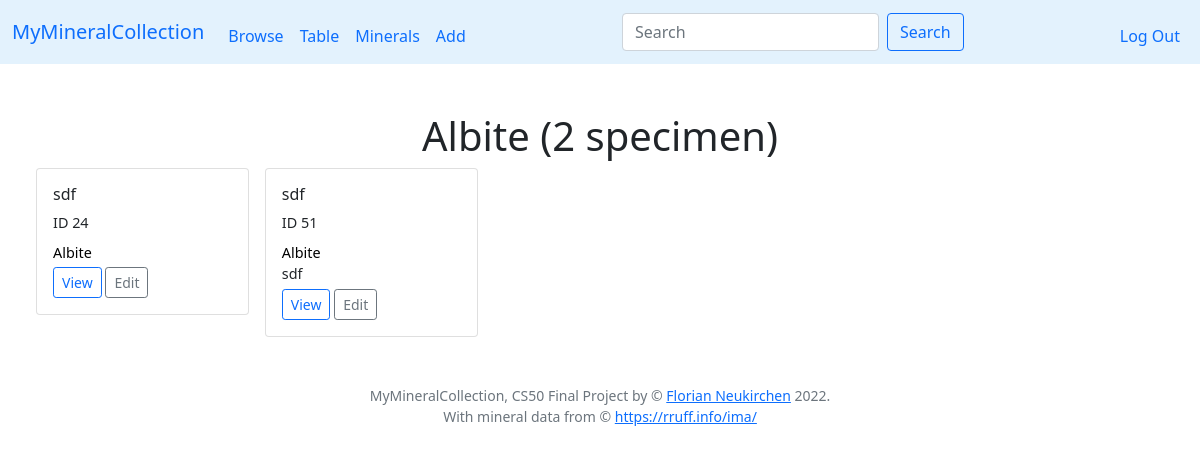
/mineral?n=Albite (signed in), run on an earlier commit of the app's database.
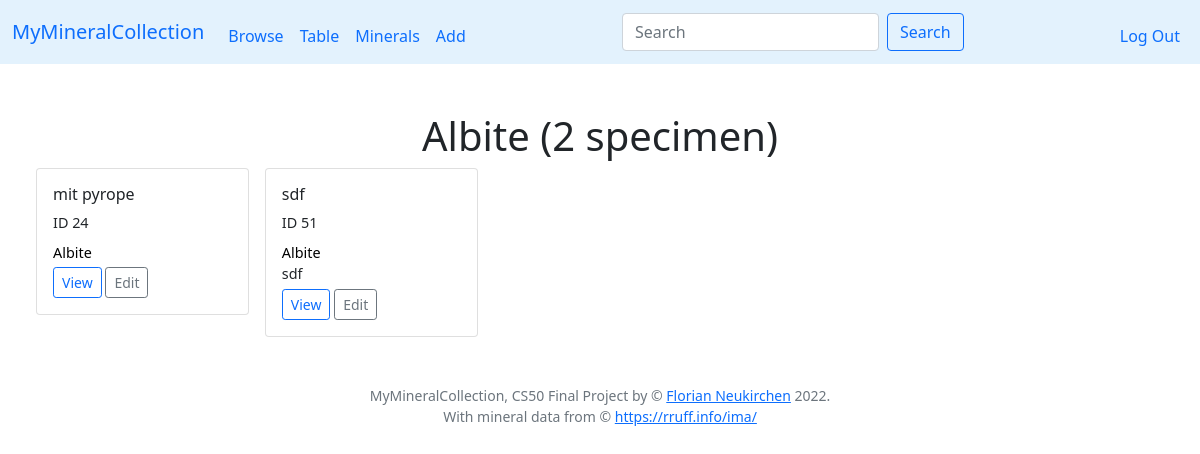
And on a later commit of the database.
### tables this page shows
CREATE TABLE specmin (specimen_id INTEGER NOT NULL REFERENCES specimen(id) ON DELETE CASCADE, min_symbol TEXT NOT NULL, FOREIGN KEY(min_symbol) REFERENCES minerals(symbol));

CREATE TABLE specimen (id INTEGER PRIMARY KEY AUTOINCREMENT NOT NULL, user_id INTEGER NOT NULL, my_id TEXT, title TEXT, locality TEXT, day INTEGER, month INTEGER, year INTEGER, notes TEXT, thumbnail TEXT);

### app.py (the view, shortened to what this page needs)
@app.route("/mineral")
def mineral():
    min = request.args.get("n")
    rows = db.execute("SELECT * FROM specimen JOIN specmin ON specimen.id = specmin.specimen_id JOIN minerals ON minerals.symbol = specmin.min_symbol WHERE minerals.name LIKE ? AND specimen.user_id = ?", min, session["user_id"])
    for row in rows:
        row['minerals'] = db.execute("SELECT minerals.name AS name FROM minerals JOIN specmin ON minerals.symbol = specmin.min_symbol WHERE specmin.specimen_id = ? ORDER BY name", row['id'])
        row['tags'] = db.execute("SELECT tags.tag AS tag FROM tags JOIN specimen ON tags.specimen_id = specimen.id WHERE specimen.id = ? ORDER BY tag", row['id'])
        row['thumb'] = db.execute("SELECT file FROM images JOIN specimen ON images.specimen_id = specimen.id WHERE specimen.id = ?", row['id'])
        if len(row['thumb']) > 0:
            row['thumb'] = row['thumb'][0]
    heading = min + ' (' + str(len(rows)) + ' specimen)'
    return render_template("browse.html", rows=rows, heading=heading)

### app.py (called while the page is built)
@app.after_request
def after_request(response):
    response.headers["Cache-Control"] = "no-cache, no-store, must-revalidate"
    response.headers["Expires"] = 0
    response.headers["Pragma"] = "no-cache"
    return response

### helpers.py (called while the page is built)
def minlink(value):
    if not value:
        return ""
    html = '<a href="mineral?n=' + value + '" class="minlink">' + value + '</a>'
    return html

def addnr(value):
    if not value:
        return ""
    return '(Nr. ' + value + ')'

def asthumbright(value):
    if not value:
        return ""
    return '<img src="/thumb/' + value + '" class="floatright rounded">'

def shortnotes(value):
    n = 4
    result_list = value.split()
    if len(result_list) < n:
        return value
    return " ".join(result_list[:n]) + "…"

### templates/browse.html (shortened to what this page needs)
{% extends "layout.html" %}
{% block main %}
<div class="container-fluid text-center">
  {% if heading %}
  <h1>{{ heading }}</h1>
  {% endif %}
    <div class="container-fluid">
        <div class="row row-cols-1  row-cols-sm-2 row-cols-md-3 row-cols-lg-4 row-cols-xl-5 g-3">
        {% for row in rows %}
        <div class="col">
            <div class="card">
                <div class="card-body text-start size90">
                  <h6 class="card-title">{{ row['title'] }}</h6>
                  <div class="card-text mb-2">ID {{ row['id'] }} {{ row['my_id'] | addnr }}</div>
                  {% for min in row['minerals'] %}
                  <div class="card-text">{{ min['name'] | minlink | safe }}</div>
                  {% endfor %}
                  <div class="card-text">
                    {{ row['notes'] | shortnotes }}
                  </div>
                  <div class="card-text mt-1">
                  <button type="button" class="btn btn-outline-primary  btn-sm" mt-1 btn-sm" onclick="window.location.href='view?id={{ row['id'] }}';">View</button>
                  <button type="button" class="btn btn-outline-secondary  btn-sm" onclick="window.location.href='edit?id={{ row['id'] }}';">Edit</button>
                  </div>
                </div>
              </div>
        </div>
        {% endfor %}
</div>
</div>
{% endblock %}

What changed in the data, as far as the page shows it:
changed through a linked row, specmin: title "sdf" → "mit pyrope"
